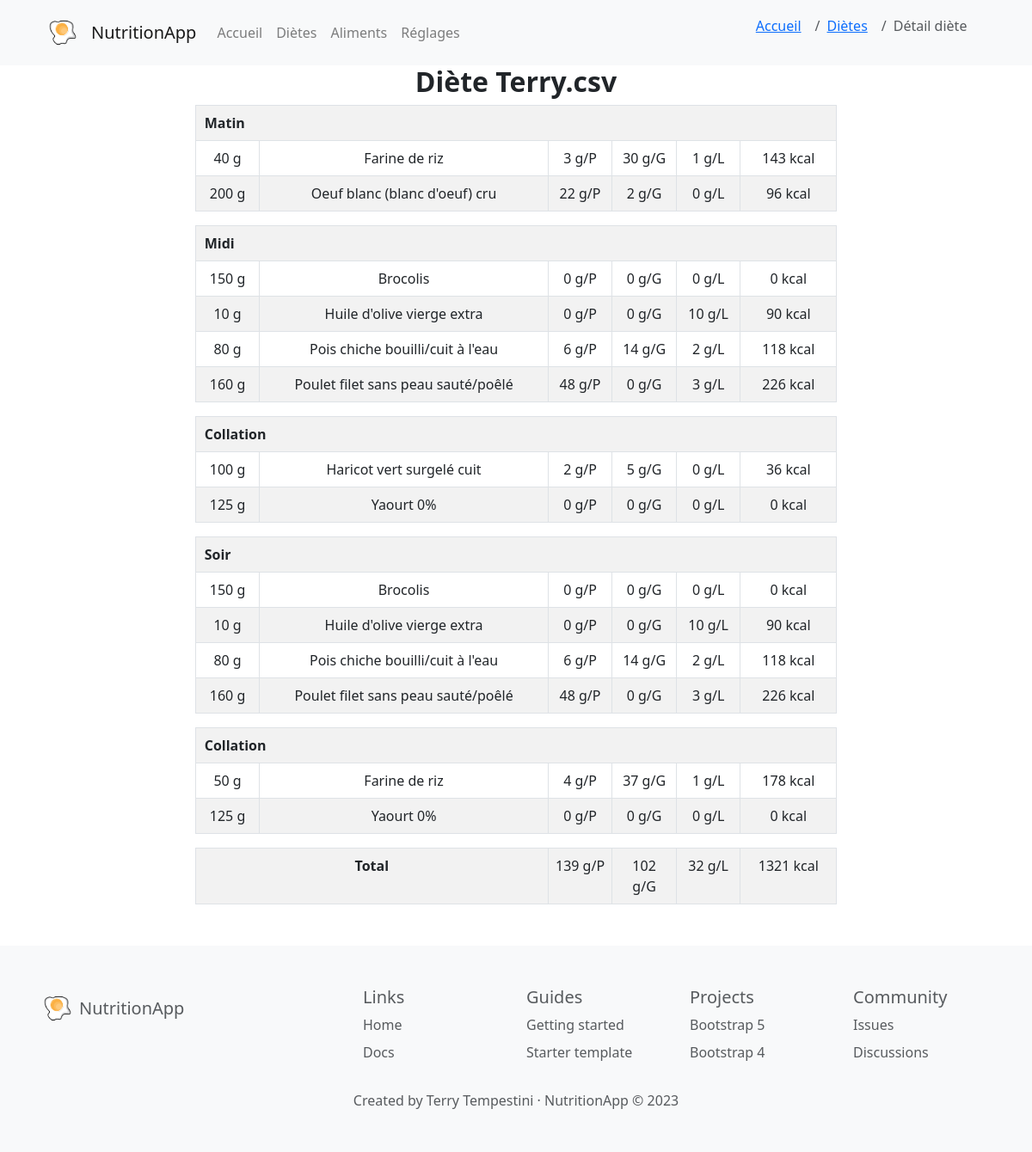
The app's page /voir_diete/1 with its own data.
### models/Diete.py (models this page shows, shortened)
class Diete(db.Model):
    id = db.Column(db.Integer, primary_key=True)
    titre_diete = db.Column(db.String(255), nullable=True) # nom de la diete
    createur = db.Column(db.Integer, db.ForeignKey('utilisateur.id'), nullable=True)
    date = db.Column(db.Date, nullable=True)
    createur_obj = db.relationship('Utilisateur', backref=db.backref('dietes'), foreign_keys=[createur])
    def get_by_id(id):
        return Diete.query.get(id)
    def portions_associees(self):
        return Portion.query.join(Aliment).filter(Portion.diete == self.id).order_by(Portion.label_portion, Aliment.titre).all()
    def total_kcal(self):
        return sum([portion.kcal_portion() for portion in self.portions_associees()])
    def total_proteines(self):
        return sum([portion.proteines_portion() for portion in self.portions_associees()])
    def total_glucides(self):
        return sum([portion.glucides_portion() for portion in self.portions_associees()])
    def total_lipides(self):
        return sum([portion.lipides_portion() for portion in self.portions_associees()])

### models/Portion.py (models this page shows, shortened)
class Portion(db.Model):
    id = db.Column(db.Integer, primary_key=True)
    diete = db.Column(db.Integer, db.ForeignKey('diete.id'))
    aliment = db.Column(db.Integer, db.ForeignKey('aliment.id'))
    nombre = db.Column(db.Integer, nullable=False, server_default='0')
    label_portion = db.Column(db.Integer, nullable=False, server_default='0') # 1=matin, 2=collation matin, 3=midi, 4=collation aprem, 5=soir, 6=collation soir
    diete_obj = db.relationship('Diete', backref=db.backref('portions'))
    aliment_obj = db.relationship('Aliment', backref=db.backref('portions'))
    def unite(self):
        return self.aliment_obj.unite
    def kcal_portion(self):
        if self.unite() == 1: # si l'aliment est en unité (kcal * nombre)
            return round(self.aliment_obj.kcal * self.nombre)
        else: # aliment == 0 (kcal * nombre * 0.01 * 100g) ; aliment == 2 (kcal * nombre * 0.01 * 100mL)
            return round(self.aliment_obj.kcal * self.nombre * 0.01)
    def proteines_portion(self):
        if self.unite() == 1:
            return round(self.aliment_obj.proteines * self.nombre)
        else:
            return round(self.aliment_obj.proteines * self.nombre * 0.01)
    def glucides_portion(self):
        if self.unite() == 1:
            return round(self.aliment_obj.glucides * self.nombre)
        else:
            return round(self.aliment_obj.glucides * self.nombre * 0.01)
    def lipides_portion(self):
        if self.unite() == 1:
            return round(self.aliment_obj.lipides * self.nombre)
        else:
            return round(self.aliment_obj.lipides * self.nombre * 0.01)

### models/Aliment.py (models this page shows, shortened)
class Aliment(db.Model):
    id = db.Column(db.Integer, primary_key=True)
    titre = db.Column(db.String(255), nullable=True, unique=True)
    kcal = db.Column(db.Integer, nullable=True, server_default='0')
    proteines = db.Column(db.Integer, nullable=True, server_default='0')
    glucides = db.Column(db.Integer, nullable=True, server_default='0')
    lipides = db.Column(db.Integer, nullable=True, server_default='0')
    categorie = db.Column(db.String(255), nullable=True, server_default="Autre") # légume, fruit, féculent...
    photo = db.Column(db.String(255), nullable=True, server_default='')
    description = db.Column(db.String(255), nullable=True, server_default='')
    unite = db.Column(db.Integer, nullable=True, server_default='0') # 0 = 100g, 1 = 1 unité, 2 = mL
    valide = db.Column(db.Integer, nullable=True, server_default='0') # 0 = non validé, 1 = validé

### controllers/diete.py (the view)
@app.route('/voir_diete/<int:id>', methods=['GET', 'POST'])
def voir_diete(id):
    diet = Diete.get_by_id(id)
    return render_template('diete/detail_diete.html', root = default_root(), diete=diet)

### controllers/diete.py (called while the page is built)
def default_root():
    parsed_url = urlparse(request.url)
    return parsed_url.scheme + "://" + parsed_url.netloc

### templates/diete/detail_diete.html (shortened to what this page needs)
{% extends 'base.html' %}
{% block content %}
{% set page = 'detail' %}
{% set place = ["accueil","dietes","detail"] %}
{% with breadcrumb=place %}
    {% include "navbar.html" %}
{% endwith %}
<link rel="stylesheet" href="{{ url_for('static', filename='css/pages.css') }}">
{% with diete=diete %}
    {% include 'diete/liste_aliments_diete.html' %}
{% endwith %}
{% endblock %}

### templates/diete/liste_aliments_diete.html
<link rel="stylesheet" href="{{ url_for('static', filename='css/pages.css') }}">
<div class="content">
        <h2 class="text-center"><b>{{ diete.titre_diete }}</b></h2>
        {% set current_label = [] %}
        {% set percent = [10, 45, 10, 10, 10, 15] %}
        {% for portion in diete.portions_associees() %}
            {% if current_label[-1] != portion.label_portion %}
                    <table class="table table-striped table-bordered full-width-table">
                        {% do current_label.append(portion.label_portion) %}
                            <tr>
                                <th colspan="6" style="padding-left: 10px;">
                                    {% if current_label[-1] == 1 %}
                                        Matin
                                    {% elif current_label[-1] == 3 %}
                                        Midi
                                    {% elif current_label[-1] == 5 %}
                                        Soir
                                    {% else %}
                                        Collation
                                    {% endif %}
                                </th>
                            </tr>
                {% endif %}
                        <tr class="text-center">
                                {% if portion.aliment_obj.unite == 0 %}
                                <td style="width: {{ percent[0] }}%">{{ portion.nombre }} g</td>
                                <td style="width: {{ percent[1] }}%">{{ portion.aliment_obj.titre }}</td>
                                {% elif portion.aliment_obj.unite == 1 %}
                                <td style="width: {{ percent[0] }}%">{{ portion.nombre }}</td>
                                <td style="width: {{ percent[1] }}%">{{ portion.aliment_obj.titre }}</td>
                                {% else %}
                                <td style="width: {{ percent[0] }}%">{{ portion.nombre }} mL</td>
                                <td style="width: {{ percent[1] }}%">{{ portion.aliment_obj.titre }}</td>
                                {% endif %}
                                <td style="width: {{ percent[2] }}%">{{ portion.proteines_portion() }} g/P</td>
                                <td style="width: {{ percent[3] }}%">{{ portion.glucides_portion() }} g/G</td>
                                <td style="width: {{ percent[4] }}%">{{ portion.lipides_portion() }} g/L</td>
                                <td style="width: {{ percent[5] }}%">{{ portion.kcal_portion() }} kcal</td>
                        </tr>
        {% endfor %}
        </table>
        <table class="table table-striped table-bordered">
            <tr class="text-center">
                <th style="width: {{ percent[0] + percent[1] }}%">Total</th>
                <td style="width: {{ percent[2] }}%">{{ diete.total_proteines()|round|int }} g/P</td>
                <td style="width: {{ percent[3] }}%">{{ diete.total_glucides()|round|int }} g/G</td>
                <td style="width: {{ percent[4] }}%">{{ diete.total_lipides()|round|int }} g/L</td>
                <td style="width: {{ percent[5] }}%">{{ diete.total_kcal()|round|int }} kcal</td>
            </tr>
        </table>
</div>

### static/css/base.css (style rules this page uses)
html { font-family: 'Roboto', sans-serif; font-size: 16px; line-height: 1.5; color: #333; background-color: #fff; }

### static/css/pages.css (style rules this page uses)
.content { padding: 0cm 6cm 0cm 6cm; }
.table td { text-align: center; }

### records on screen
Diete: titre_diete "Diète Terry.csv"
Portion: label_portion "Matin", {{ percent[0] }} 10 (drawn), nombre "40", {{ percent[1] }} 45 (drawn), aliment_obj.titre "Farine de riz", {{ percent[2] }} 10 (drawn), proteines_portion "3", {{ percent[3] }} 10 (drawn), glucides_portion "30", {{ percent[4] }} 10 (drawn), lipides_portion "1", {{ percent[5] }} 15 (drawn), kcal_portion "143"
Portion: {{ percent[0] }} 10 (drawn), nombre "200", {{ percent[1] }} 45 (drawn), aliment_obj.titre "Oeuf blanc (blanc d'oeuf) cru", {{ percent[2] }} 10 (drawn), proteines_portion "22", {{ percent[3] }} 10 (drawn), glucides_portion "2", {{ percent[4] }} 10 (drawn), lipides_portion "0", {{ percent[5] }} 15 (drawn), kcal_portion "96"
Portion: label_portion "Midi", {{ percent[0] }} 10 (drawn), nombre "150", {{ percent[1] }} 45 (drawn), aliment_obj.titre "Brocolis", {{ percent[2] }} 10 (drawn), proteines_portion "0", {{ percent[3] }} 10 (drawn), glucides_portion "0", {{ percent[4] }} 10 (drawn), lipides_portion "0", {{ percent[5] }} 15 (drawn), kcal_portion "0"
Portion: nombre "10", {{ percent[1] }} 45 (drawn), aliment_obj.titre "Huile d'olive vierge extra", proteines_portion "0", glucides_portion "0", lipides_portion "10", {{ percent[5] }} 15 (drawn), kcal_portion "90"
Portion: {{ percent[0] }} 10 (drawn), nombre "80", {{ percent[1] }} 45 (drawn), aliment_obj.titre "Pois chiche bouilli/cuit à l'eau", {{ percent[2] }} 10 (drawn), proteines_portion "6", {{ percent[3] }} 10 (drawn), glucides_portion "14", {{ percent[4] }} 10 (drawn), lipides_portion "2", {{ percent[5] }} 15 (drawn), kcal_portion "118"
Portion: {{ percent[0] }} 10 (drawn), nombre "160", {{ percent[1] }} 45 (drawn), aliment_obj.titre "Poulet filet sans peau sauté/poêlé", {{ percent[2] }} 10 (drawn), proteines_portion "48", {{ percent[3] }} 10 (drawn), glucides_portion "0", {{ percent[4] }} 10 (drawn), lipides_portion "3", {{ percent[5] }} 15 (drawn), kcal_portion "226"
Portion: label_portion "Collation", {{ percent[0] }} 10 (drawn), nombre "100", {{ percent[1] }} 45 (drawn), aliment_obj.titre "Haricot vert surgelé cuit", {{ percent[2] }} 10 (drawn), proteines_portion "2", {{ percent[3] }} 10 (drawn), glucides_portion "5", {{ percent[4] }} 10 (drawn), lipides_portion "0", {{ percent[5] }} 15 (drawn), kcal_portion "36"
Portion: {{ percent[0] }} 10 (drawn), nombre "125", {{ percent[1] }} 45 (drawn), aliment_obj.titre "Yaourt 0%", {{ percent[2] }} 10 (drawn), proteines_portion "0", {{ percent[3] }} 10 (drawn), glucides_portion "0", {{ percent[4] }} 10 (drawn), lipides_portion "0", {{ percent[5] }} 15 (drawn), kcal_portion "0"
Portion: label_portion "Soir", {{ percent[0] }} 10 (drawn), nombre "150", {{ percent[1] }} 45 (drawn), aliment_obj.titre "Brocolis", {{ percent[2] }} 10 (drawn), proteines_portion "0", {{ percent[3] }} 10 (drawn), glucides_portion "0", {{ percent[4] }} 10 (drawn), lipides_portion "0", {{ percent[5] }} 15 (drawn), kcal_portion "0"
Portion: nombre "10", {{ percent[1] }} 45 (drawn), aliment_obj.titre "Huile d'olive vierge extra", proteines_portion "0", glucides_portion "0", lipides_portion "10", {{ percent[5] }} 15 (drawn), kcal_portion "90"
Portion: {{ percent[0] }} 10 (drawn), nombre "80", {{ percent[1] }} 45 (drawn), aliment_obj.titre "Pois chiche bouilli/cuit à l'eau", {{ percent[2] }} 10 (drawn), proteines_portion "6", {{ percent[3] }} 10 (drawn), glucides_portion "14", {{ percent[4] }} 10 (drawn), lipides_portion "2", {{ percent[5] }} 15 (drawn), kcal_portion "118"
Portion: {{ percent[0] }} 10 (drawn), nombre "160", {{ percent[1] }} 45 (drawn), aliment_obj.titre "Poulet filet sans peau sauté/poêlé", {{ percent[2] }} 10 (drawn), proteines_portion "48", {{ percent[3] }} 10 (drawn), glucides_portion "0", {{ percent[4] }} 10 (drawn), lipides_portion "3", {{ percent[5] }} 15 (drawn), kcal_portion "226"
Portion: label_portion "Collation", {{ percent[0] }} 10 (drawn), nombre "50", {{ percent[1] }} 45 (drawn), aliment_obj.titre "Farine de riz", {{ percent[2] }} 10 (drawn), proteines_portion "4", {{ percent[3] }} 10 (drawn), glucides_portion "37", {{ percent[4] }} 10 (drawn), lipides_portion "1", {{ percent[5] }} 15 (drawn), kcal_portion "178"
Portion: {{ percent[0] }} 10 (drawn), nombre "125", {{ percent[1] }} 45 (drawn), aliment_obj.titre "Yaourt 0%", {{ percent[2] }} 10 (drawn), proteines_portion "0", {{ percent[3] }} 10 (drawn), glucides_portion "0", {{ percent[4] }} 10 (drawn), lipides_portion "0", {{ percent[5] }} 15 (drawn), kcal_portion "0"
Aliment: total_proteines "139", total_glucides "102", total_lipides "32", total_kcal "1321"

### other values on screen
{{ pretty_name[item] }} "Accueil" "Diètes"
{{ pretty_name[item] }} "Détail diète"
